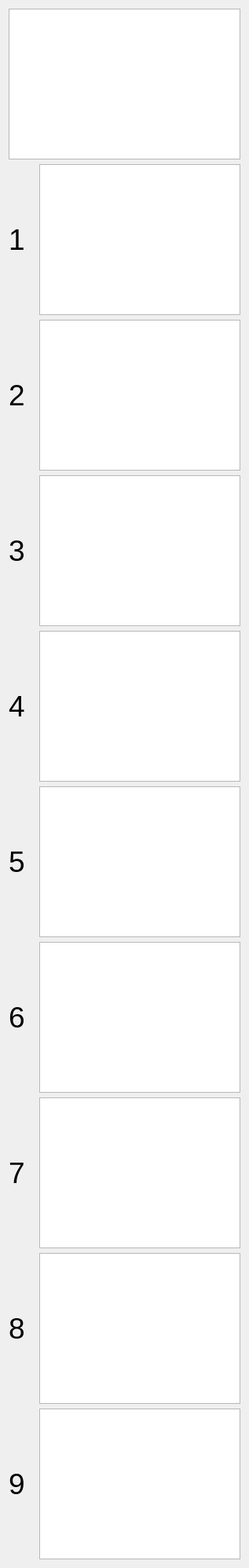
              <widget class="QWidget" name="tab_3">
               <attribute name="title">
                <string>Буфер(Alt+v)</string>
               </attribute>
               <layout class="QVBoxLayout" name="verticalLayout_7">
                <item>
                 <widget class="QTableWidget" name="t_buff_0">
                  <property name="font">
                   <font>
                    <pointsize>8</pointsize>
                   </font>
                  </property>
                  <property name="frameShape">
                   <enum>QFrame::StyledPanel</enum>
                  </property>
                  <property name="frameShadow">
                   <enum>QFrame::Sunken</enum>
                  </property>
                  <property name="lineWidth">
                   <number>1</number>
                  </property>
                  <property name="selectionMode">
                   <enum>QAbstractItemView::NoSelection</enum>
                  </property>
                  <property name="selectionBehavior">
                   <enum>QAbstractItemView::SelectRows</enum>
                  </property>
                  <property name="showGrid">
                   <bool>true</bool>
                  </property>
                  <property name="gridStyle">
                   <enum>Qt::DotLine</enum>
                  </property>
                  <property name="wordWrap">
                   <bool>false</bool>
                  </property>
                  <attribute name="horizontalHeaderVisible">
                   <bool>false</bool>
                  </attribute>
                  <attribute name="horizontalHeaderMinimumSectionSize">
                   <number>0</number>
                  </attribute>
                  <attribute name="horizontalHeaderShowSortIndicator" stdset="0">
                   <bool>true</bool>
                  </attribute>
                  <attribute name="horizontalHeaderStretchLastSection">
                   <bool>true</bool>
                  </attribute>
                  <attribute name="verticalHeaderVisible">
                   <bool>false</bool>
                  </attribute>
                  <attribute name="verticalHeaderCascadingSectionResizes">
                   <bool>false</bool>
                  </attribute>
                  <attribute name="verticalHeaderDefaultSectionSize">
                   <number>12</number>
                  </attribute>
                  <attribute name="verticalHeaderHighlightSections">
                   <bool>true</bool>
                  </attribute>
                  <attribute name="verticalHeaderMinimumSectionSize">
                   <number>12</number>
                  </attribute>
                 </widget>
                </item>
                <item>
                 <layout class="QHBoxLayout" name="horizontalLayout_16">
                  <item>
                   <widget class="QLabel" name="label_buf_1">
                    <property name="minimumSize">
                     <size>
                      <width>33</width>
                      <height>0</height>
                     </size>
                    </property>
                    <property name="maximumSize">
                     <size>
                      <width>21</width>
                      <height>16777215</height>
                     </size>
                    </property>
                    <property name="font">
                     <font>
                      <pointsize>28</pointsize>
                     </font>
                    </property>
                    <property name="text">
                     <string>1</string>
                    </property>
                   </widget>
                  </item>
                  <item>
                   <widget class="QTableWidget" name="t_buff_1">
                    <property name="font">
                     <font>
                      <pointsize>8</pointsize>
                     </font>
                    </property>
                    <property name="selectionMode">
                     <enum>QAbstractItemView::NoSelection</enum>
                    </property>
                    <property name="selectionBehavior">
                     <enum>QAbstractItemView::SelectRows</enum>
                    </property>
                    <property name="gridStyle">
                     <enum>Qt::DotLine</enum>
                    </property>
                    <property name="wordWrap">
                     <bool>false</bool>
                    </property>
                    <attribute name="horizontalHeaderVisible">
                     <bool>false</bool>
                    </attribute>
                    <attribute name="horizontalHeaderMinimumSectionSize">
                     <number>15</number>
                    </attribute>
                    <attribute name="horizontalHeaderStretchLastSection">
                     <bool>true</bool>
                    </attribute>
                    <attribute name="verticalHeaderVisible">
                     <bool>false</bool>
                    </attribute>
                    <attribute name="verticalHeaderDefaultSectionSize">
                     <number>23</number>
                    </attribute>
                    <attribute name="verticalHeaderHighlightSections">
                     <bool>true</bool>
                    </attribute>
                    <attribute name="verticalHeaderMinimumSectionSize">
                     <number>12</number>
                    </attribute>
                   </widget>
                  </item>
                 </layout>
                </item>
                <item>
                 <layout class="QHBoxLayout" name="horizontalLayout_15">
                  <item>
                   <widget class="QLabel" name="label_buf_2">
                    <property name="minimumSize">
                     <size>
                      <width>33</width>
                      <height>0</height>
                     </size>
                    </property>
                    <property name="maximumSize">
                     <size>
                      <width>21</width>
                      <height>16777215</height>
                     </size>
                    </property>
                    <property name="font">
                     <font>
                      <pointsize>28</pointsize>
                     </font>
                    </property>
                    <property name="text">
                     <string>2</string>
                    </property>
                   </widget>
                  </item>
                  <item>
                   <widget class="QTableWidget" name="t_buff_2">
                    <property name="font">
                     <font>
                      <pointsize>8</pointsize>
                     </font>
                    </property>
                    <property name="selectionMode">
                     <enum>QAbstractItemView::NoSelection</enum>
                    </property>
                    <property name="selectionBehavior">
                     <enum>QAbstractItemView::SelectRows</enum>
                    </property>
                    <property name="gridStyle">
                     <enum>Qt::DotLine</enum>
                    </property>
                    <property name="wordWrap">
                     <bool>false</bool>
                    </property>
                    <attribute name="horizontalHeaderVisible">
                     <bool>false</bool>
                    </attribute>
                    <attribute name="horizontalHeaderMinimumSectionSize">
                     <number>15</number>
                    </attribute>
                    <attribute name="horizontalHeaderStretchLastSection">
                     <bool>true</bool>
                    </attribute>
                    <attribute name="verticalHeaderVisible">
                     <bool>false</bool>
                    </attribute>
                    <attribute name="verticalHeaderDefaultSectionSize">
                     <number>23</number>
                    </attribute>
                    <attribute name="verticalHeaderHighlightSections">
                     <bool>true</bool>
                    </attribute>
                    <attribute name="verticalHeaderMinimumSectionSize">
                     <number>12</number>
                    </attribute>
                   </widget>
                  </item>
                 </layout>
                </item>
                <item>
                 <layout class="QHBoxLayout" name="horizontalLayout_14">
                  <item>
                   <widget class="QLabel" name="label_buf_3">
                    <property name="minimumSize">
                     <size>
                      <width>33</width>
                      <height>0</height>
                     </size>
                    </property>
                    <property name="maximumSize">
                     <size>
                      <width>21</width>
                      <height>16777215</height>
                     </size>
                    </property>
                    <property name="font">
                     <font>
                      <pointsize>28</pointsize>
                     </font>
                    </property>
                    <property name="text">
                     <string>3</string>
                    </property>
                   </widget>
                  </item>
                  <item>
                   <widget class="QTableWidget" name="t_buff_3">
                    <property name="font">
                     <font>
                      <pointsize>8</pointsize>
                     </font>
                    </property>
                    <property name="selectionMode">
                     <enum>QAbstractItemView::NoSelection</enum>
                    </property>
                    <property name="selectionBehavior">
                     <enum>QAbstractItemView::SelectRows</enum>
                    </property>
                    <property name="gridStyle">
                     <enum>Qt::DotLine</enum>
                    </property>
                    <property name="wordWrap">
                     <bool>false</bool>
                    </property>
                    <attribute name="horizontalHeaderVisible">
                     <bool>false</bool>
                    </attribute>
                    <attribute name="horizontalHeaderMinimumSectionSize">
                     <number>15</number>
                    </attribute>
                    <attribute name="horizontalHeaderStretchLastSection">
                     <bool>true</bool>
                    </attribute>
                    <attribute name="verticalHeaderVisible">
                     <bool>false</bool>
                    </attribute>
                    <attribute name="verticalHeaderDefaultSectionSize">
                     <number>23</number>
                    </attribute>
                    <attribute name="verticalHeaderHighlightSections">
                     <bool>true</bool>
                    </attribute>
                    <attribute name="verticalHeaderMinimumSectionSize">
                     <number>12</number>
                    </attribute>
                   </widget>
                  </item>
                 </layout>
                </item>
                <item>
                 <layout class="QHBoxLayout" name="horizontalLayout_13">
                  <item>
                   <widget class="QLabel" name="label_buf_4">
                    <property name="minimumSize">
                     <size>
                      <width>33</width>
                      <height>0</height>
                     </size>
                    </property>
                    <property name="maximumSize">
                     <size>
                      <width>21</width>
                      <height>16777215</height>
                     </size>
                    </property>
                    <property name="font">
                     <font>
                      <pointsize>28</pointsize>
                     </font>
                    </property>
                    <property name="text">
                     <string>4</string>
                    </property>
                   </widget>
                  </item>
                  <item>
                   <widget class="QTableWidget" name="t_buff_4">
                    <property name="font">
                     <font>
                      <pointsize>8</pointsize>
                     </font>
                    </property>
                    <property name="selectionMode">
                     <enum>QAbstractItemView::NoSelection</enum>
                    </property>
                    <property name="selectionBehavior">
                     <enum>QAbstractItemView::SelectRows</enum>
                    </property>
                    <property name="gridStyle">
                     <enum>Qt::DotLine</enum>
                    </property>
                    <property name="wordWrap">
                     <bool>false</bool>
                    </property>
                    <attribute name="horizontalHeaderVisible">
                     <bool>false</bool>
                    </attribute>
                    <attribute name="horizontalHeaderMinimumSectionSize">
                     <number>15</number>
                    </attribute>
                    <attribute name="horizontalHeaderStretchLastSection">
                     <bool>true</bool>
                    </attribute>
                    <attribute name="verticalHeaderVisible">
                     <bool>false</bool>
                    </attribute>
                    <attribute name="verticalHeaderDefaultSectionSize">
                     <number>23</number>
                    </attribute>
                    <attribute name="verticalHeaderHighlightSections">
                     <bool>true</bool>
                    </attribute>
                    <attribute name="verticalHeaderMinimumSectionSize">
                     <number>12</number>
                    </attribute>
                   </widget>
                  </item>
                 </layout>
                </item>
                <item>
                 <layout class="QHBoxLayout" name="horizontalLayout_12">
                  <item>
                   <widget class="QLabel" name="label_buf_5">
                    <property name="minimumSize">
                     <size>
                      <width>33</width>
                      <height>0</height>
                     </size>
                    </property>
                    <property name="maximumSize">
                     <size>
                      <width>21</width>
                      <height>16777215</height>
                     </size>
                    </property>
                    <property name="font">
                     <font>
                      <pointsize>28</pointsize>
                     </font>
                    </property>
                    <property name="text">
                     <string>5</string>
                    </property>
                   </widget>
                  </item>
                  <item>
                   <widget class="QTableWidget" name="t_buff_5">
                    <property name="font">
                     <font>
                      <pointsize>8</pointsize>
                     </font>
                    </property>
                    <property name="selectionMode">
                     <enum>QAbstractItemView::NoSelection</enum>
                    </property>
                    <property name="selectionBehavior">
                     <enum>QAbstractItemView::SelectRows</enum>
                    </property>
                    <property name="gridStyle">
                     <enum>Qt::DotLine</enum>
                    </property>
                    <property name="wordWrap">
                     <bool>false</bool>
                    </property>
                    <attribute name="horizontalHeaderVisible">
                     <bool>false</bool>
                    </attribute>
                    <attribute name="horizontalHeaderMinimumSectionSize">
                     <number>15</number>
                    </attribute>
                    <attribute name="horizontalHeaderStretchLastSection">
                     <bool>true</bool>
                    </attribute>
                    <attribute name="verticalHeaderVisible">
                     <bool>false</bool>
                    </attribute>
                    <attribute name="verticalHeaderDefaultSectionSize">
                     <number>23</number>
                    </attribute>
                    <attribute name="verticalHeaderHighlightSections">
                     <bool>true</bool>
                    </attribute>
                    <attribute name="verticalHeaderMinimumSectionSize">
                     <number>12</number>
                    </attribute>
                   </widget>
                  </item>
                 </layout>
                </item>
                <item>
                 <layout class="QHBoxLayout" name="horizontalLayout_11">
                  <item>
                   <widget class="QLabel" name="label_buf_6">
                    <property name="minimumSize">
                     <size>
                      <width>33</width>
                      <height>0</height>
                     </size>
                    </property>
                    <property name="maximumSize">
                     <size>
                      <width>21</width>
                      <height>16777215</height>
                     </size>
                    </property>
                    <property name="font">
                     <font>
                      <pointsize>28</pointsize>
                     </font>
                    </property>
                    <property name="text">
                     <string>6</string>
                    </property>
                   </widget>
                  </item>
                  <item>
                   <widget class="QTableWidget" name="t_buff_6">
                    <property name="font">
                     <font>
                      <pointsize>8</pointsize>
                     </font>
                    </property>
                    <property name="selectionMode">
                     <enum>QAbstractItemView::NoSelection</enum>
                    </property>
                    <property name="selectionBehavior">
                     <enum>QAbstractItemView::SelectRows</enum>
                    </property>
                    <property name="gridStyle">
                     <enum>Qt::DotLine</enum>
                    </property>
                    <property name="wordWrap">
                     <bool>false</bool>
                    </property>
                    <attribute name="horizontalHeaderVisible">
                     <bool>false</bool>
                    </attribute>
                    <attribute name="horizontalHeaderMinimumSectionSize">
                     <number>15</number>
                    </attribute>
                    <attribute name="horizontalHeaderStretchLastSection">
                     <bool>true</bool>
                    </attribute>
                    <attribute name="verticalHeaderVisible">
                     <bool>false</bool>
                    </attribute>
                    <attribute name="verticalHeaderDefaultSectionSize">
                     <number>23</number>
                    </attribute>
                    <attribute name="verticalHeaderHighlightSections">
                     <bool>true</bool>
                    </attribute>
                    <attribute name="verticalHeaderMinimumSectionSize">
                     <number>12</number>
                    </attribute>
                   </widget>
                  </item>
                 </layout>
                </item>
                <item>
                 <layout class="QHBoxLayout" name="horizontalLayout_10">
                  <item>
                   <widget class="QLabel" name="label_buf_7">
                    <property name="minimumSize">
                     <size>
                      <width>33</width>
                      <height>0</height>
                     </size>
                    </property>
                    <property name="maximumSize">
                     <size>
                      <width>21</width>
                      <height>16777215</height>
                     </size>
                    </property>
                    <property name="font">
                     <font>
                      <pointsize>28</pointsize>
                     </font>
                    </property>
                    <property name="text">
                     <string>7</string>
                    </property>
                   </widget>
                  </item>
                  <item>
                   <widget class="QTableWidget" name="t_buff_7">
                    <property name="font">
                     <font>
                      <pointsize>8</pointsize>
                     </font>
                    </property>
                    <property name="selectionMode">
                     <enum>QAbstractItemView::NoSelection</enum>
                    </property>
                    <property name="selectionBehavior">
                     <enum>QAbstractItemView::SelectRows</enum>
                    </property>
                    <property name="gridStyle">
                     <enum>Qt::DotLine</enum>
                    </property>
                    <property name="wordWrap">
                     <bool>false</bool>
                    </property>
                    <attribute name="horizontalHeaderVisible">
                     <bool>false</bool>
                    </attribute>
                    <attribute name="horizontalHeaderMinimumSectionSize">
                     <number>15</number>
                    </attribute>
                    <attribute name="horizontalHeaderStretchLastSection">
                     <bool>true</bool>
                    </attribute>
                    <attribute name="verticalHeaderVisible">
                     <bool>false</bool>
                    </attribute>
                    <attribute name="verticalHeaderDefaultSectionSize">
                     <number>23</number>
                    </attribute>
                    <attribute name="verticalHeaderHighlightSections">
                     <bool>true</bool>
                    </attribute>
                    <attribute name="verticalHeaderMinimumSectionSize">
                     <number>12</number>
                    </attribute>
                   </widget>
                  </item>
                 </layout>
                </item>
                <item>
                 <layout class="QHBoxLayout" name="horizontalLayout_9">
                  <item>
                   <widget class="QLabel" name="label_buf_8">
                    <property name="minimumSize">
                     <size>
                      <width>33</width>
                      <height>0</height>
                     </size>
                    </property>
                    <property name="maximumSize">
                     <size>
                      <width>21</width>
                      <height>16777215</height>
                     </size>
                    </property>
                    <property name="font">
                     <font>
                      <pointsize>28</pointsize>
                     </font>
                    </property>
                    <property name="text">
                     <string>8</string>
                    </property>
                   </widget>
                  </item>
                  <item>
                   <widget class="QTableWidget" name="t_buff_8">
                    <property name="font">
                     <font>
                      <pointsize>8</pointsize>
                     </font>
                    </property>
                    <property name="selectionMode">
                     <enum>QAbstractItemView::NoSelection</enum>
                    </property>
                    <property name="selectionBehavior">
                     <enum>QAbstractItemView::SelectRows</enum>
                    </property>
                    <property name="gridStyle">
                     <enum>Qt::DotLine</enum>
                    </property>
                    <property name="wordWrap">
                     <bool>false</bool>
                    </property>
                    <attribute name="horizontalHeaderVisible">
                     <bool>false</bool>
                    </attribute>
                    <attribute name="horizontalHeaderMinimumSectionSize">
                     <number>15</number>
                    </attribute>
                    <attribute name="horizontalHeaderStretchLastSection">
                     <bool>true</bool>
                    </attribute>
                    <attribute name="verticalHeaderVisible">
                     <bool>false</bool>
                    </attribute>
                    <attribute name="verticalHeaderDefaultSectionSize">
                     <number>23</number>
                    </attribute>
                    <attribute name="verticalHeaderHighlightSections">
                     <bool>true</bool>
                    </attribute>
                    <attribute name="verticalHeaderMinimumSectionSize">
                     <number>12</number>
                    </attribute>
                   </widget>
                  </item>
                 </layout>
                </item>
                <item>
                 <layout class="QHBoxLayout" name="horizontalLayout_8">
                  <item>
                   <widget class="QLabel" name="label_buf_9">
                    <property name="minimumSize">
                     <size>
                      <width>33</width>
                      <height>0</height>
                     </size>
                    </property>
                    <property name="maximumSize">
                     <size>
                      <width>21</width>
                      <height>16777215</height>
                     </size>
                    </property>
                    <property name="font">
                     <font>
                      <pointsize>28</pointsize>
                     </font>
                    </property>
                    <property name="text">
                     <string>9</string>
                    </property>
                   </widget>
                  </item>
                  <item>
                   <widget class="QTableWidget" name="t_buff_9">
                    <property name="font">
                     <font>
                      <pointsize>8</pointsize>
                     </font>
                    </property>
                    <property name="selectionMode">
                     <enum>QAbstractItemView::NoSelection</enum>
                    </property>
                    <property name="selectionBehavior">
                     <enum>QAbstractItemView::SelectRows</enum>
                    </property>
                    <property name="gridStyle">
                     <enum>Qt::DotLine</enum>
                    </property>
                    <property name="wordWrap">
                     <bool>false</bool>
                    </property>
                    <attribute name="horizontalHeaderVisible">
                     <bool>false</bool>
                    </attribute>
                    <attribute name="horizontalHeaderMinimumSectionSize">
                     <number>15</number>
                    </attribute>
                    <attribute name="horizontalHeaderStretchLastSection">
                     <bool>true</bool>
                    </attribute>
                    <attribute name="verticalHeaderVisible">
                     <bool>false</bool>
                    </attribute>
                    <attribute name="verticalHeaderDefaultSectionSize">
                     <number>23</number>
                    </attribute>
                    <attribute name="verticalHeaderHighlightSections">
                     <bool>true</bool>
                    </attribute>
                    <attribute name="verticalHeaderMinimumSectionSize">
                     <number>12</number>
                    </attribute>
                   </widget>
                  </item>
                 </layout>
                </item>
               </layout>
              </widget>
